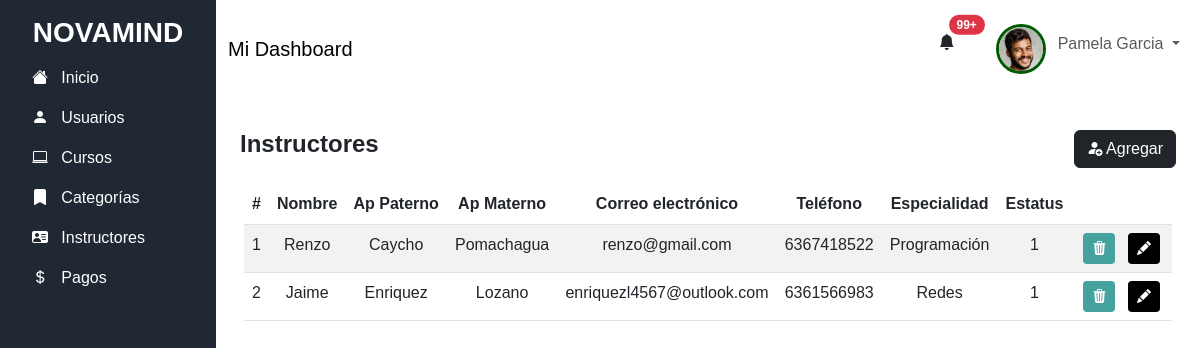
/admin/instructores.php (signed in), run on the app's committed database.
### tables this page shows
create table instructors(
	idInstructor integer not null auto_increment,
	phone varchar(20),
	speciality text,
	status boolean,
	idUser integer not null,
	primary key(idInstructor),
    foreign key (idUser) references users(idUser)
);

create table users(
	idUser integer not null auto_increment,
	name char(30),
	ap char(30),
	am char(30),
	username varchar (50),
	email varchar(50),
	password varchar(100),
	birthDate date,
	profileImage varchar(30),
	recieveOffers boolean,
	registrationDate date,
	primary key (idUser)
);

### admin/instructores.php (the view, shortened to what this page needs)
<?php
    include "../php/conexion.php";
    $sql = "select instructors.*, users.* from instructors inner join users on
    instructors.idUser = users.idUser";
    $res= $conexion->query("$sql") or die ($conexion->error);
?>
<!DOCTYPE html>
<html lang="en">
<head>
    <link rel="stylesheet" href="https://cdn.jsdelivr.net/npm/bootstrap-icons@1.11.3/font/bootstrap-icons.css">
   <link rel="stylesheet" href="https://cdn.jsdelivr.net/npm/bootstrap@5.3.0/dist/css/bootstrap.min.css">
   <link rel="stylesheet" href="https://cdn.jsdelivr.net/npm/sweetalert2@11.7.0/dist/sweetalert2.min.css">
    <link rel="stylesheet" href="../css/admin/usuario.css">
</head>
<body class="d-flex">
    <?php include "../layouts/aside.php"; ?>
    <main class="flex-grow-1 " >
    <?php include "../layouts/header.php"; ?>
        <section class="container mt-4 p-4">
            <div class="d-flex justify-content-between">
                <h4>Instructores</h4>
                <button class="btn btn-dark" data-bs-toggle="modal" data-bs-target="#exampleModal">
                    <i class="bi bi-person-fill-add"></i>
                    Agregar
                </button>
            </div>
            <div class="row p-3" style="text-align: center;">
                <table class="table table-striped">
                    <thead>
                      <tr>
                        <th scope="col">#</th>
                        <th scope="col">Nombre</th>
                        <th scope="col">Ap Paterno</th>
                        <th scope="col">Ap Materno</th>
                        <th scope="col">Correo electrónico</th>
                        <th scope="col">Teléfono</th>
                        <th scope="col">Especialidad</th>
                        <th scope="col">Estatus</th>
                        <th></th>
                      </tr>
                    </thead>
                    <tbody>
                    <?php
                            while($fila = mysqli_fetch_array($res)){
                        ?>
                      <tr>
                      <td scope="row" style="text-align: center;">
                      <?php echo $fila['idInstructor'] ?> </td>
                        <td>
                        <?php echo $fila['name'] ?>
                        </td>
                        <td>
                        <?php echo $fila['ap'] ?>
                        </td>
                        <td>
                        <?php echo $fila['am'] ?>
                        </td>
                        <td>
                        <?php echo $fila['email'] ?>
                        </td>
                        <td>
                        <?php echo $fila['phone'] ?>
                        </td>
                        <td>
                        <?php echo $fila['speciality'] ?>
                        </td>
                        <td>
                        <?php echo $fila['status'] ?>
                        </td>
                        <td>
                            <button id="eliminar" type="button" class="btn btn-sm mx-1 btnEliminarInstructor">
                                <i class="bi bi-trash3-fill"></i>
                            </button>
                            <button id="editar" class="btn btn-sm mx-1" data-bs-toggle="modal" data-bs-target="#editarInstructor">
                                <i class="bi bi-pencil-fill"></i>
                            </button>
                        </td>
                      </tr>
                      <?php  } ?>
                    </tbody>
                  </table>
            </div>
        </section>
    </main>
</body>
</html>

### css/admin/usuario.css (style rules this page uses)
h4 { font-size: 1.5rem; font-weight: bold; }
#eliminar { color: white; background-color: #45A29E; }
#editar { color: white; background-color: black; }

### layouts/aside.php (style rules this page uses)
html, body { height: 100%; margin: 0; font-family: "League Spartan", sans-serif; }

### data on the page
instructors: idInstructor "1", idUser.name "Renzo", idUser.ap "Caycho", idUser.am "Pomachagua", idUser.email "renzo@gmail.com", phone "6367418522", speciality "Programación", status "1"
instructors: idInstructor "2", idUser.name "Jaime", idUser.ap "Enriquez", idUser.am "Lozano", idUser.email "enriquezl4567@outlook.com", phone "6361566983", speciality "Redes", status "1"

### other printed values
$user_data['name'] "Pamela"
$user_data['ap'] "Garcia"
